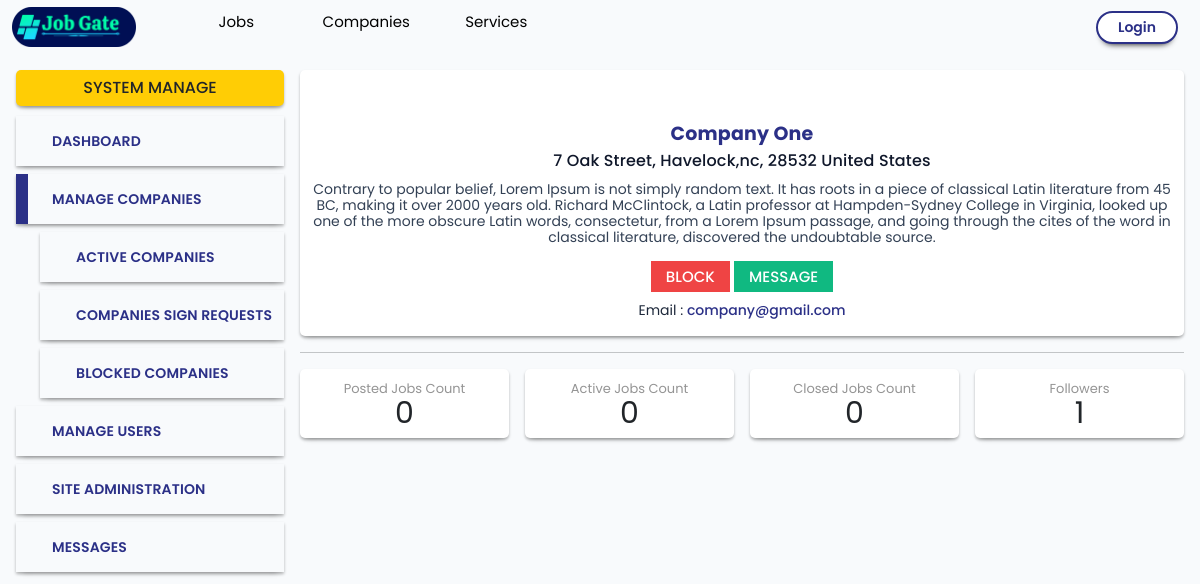
Page /user_admin/view_company_details.php?id=5 on the committed database.
### tables this page shows
CREATE TABLE `companies` (
  `user_id` int(11) NOT NULL,
  `name` varchar(200) NOT NULL,
  `address` varchar(300) NOT NULL,
  `district_id` int(11) DEFAULT NULL,
  `description` text NOT NULL,
  `logo` varchar(30) NOT NULL,
  `website` varchar(200) DEFAULT NULL,
  `linkedin` varchar(200) DEFAULT NULL,
  `mobile` varchar(10) DEFAULT NULL
);

CREATE TABLE `users` (
  `user_id` int(11) NOT NULL,
  `email` varchar(200) NOT NULL,
  `password` varchar(160) NOT NULL,
  `state` int(1) NOT NULL COMMENT '1=active\r\n2=blocked\r\n3=unverified',
  `role_id` int(1) NOT NULL
);

### user_admin/view_company_details.php (the view, shortened to what this page needs)
<!DOCTYPE html>
<html lang="en">
<?php $__siteroot = "."; ?>
<head>
    <?php include($__siteroot . './components/header_links.php');?>
</head>
<body>
    <?php include($__siteroot . './components/navigation.php');?>
    <div class="row gx-0">
        <div class="col-lg-3 px-3 py-3">
            <div class="btn-title">System Manage</div>
            <?php include('./components/admin_menu_card.php');?>
        </div>
        <div class="col-lg-9 py-3 pe-3 ps-3 ps-lg-0">
            <?php
            $id = $_GET['id'];
            $sql = "SELECT a.user_id, b.state, a.name, a.address, a.description, a.logo, a.website, a.linkedin, a.mobile, b.email FROM companies a INNER JOIN users b ON a.user_id = b.user_id WHERE a.user_id='$id'";
            $result = $__conn->query($sql);
            $row = $result->fetch_assoc();
            ?>
            <div class="card-basic">
                <div class="row company-view gx-3">
                    <div class="col-12 d-flex justify-content-center mb-3">
                    </div>
                    <div class="col-12 text-center">
                        <div class="name"><?php echo $row['name']; ?></div>
                        <div class="address"><?php echo $row['address']; ?></div>
                        <div class="desc-1 mt-2 mb-3"><?php echo $row['description']; ?></div>
                        <div class="btn-wrap marg-b">
                            <button class="<?php
                if($row['state'] == 1){
                    echo "btn-red";
                }else if($row['state'] == 2){
                    echo "btn-green";
                } else if($row['state'] == 3){
                    echo "btn-green";
                }?>" onmousedown="changeCompanyState(<?php echo $row['user_id']; ?>,<?php echo ($row['state'] == 1) ? '2' : '1'; ?>)">
                                <?php
                if($row['state'] == 1){
                    echo "Block";
                }else if($row['state'] == 2){
                    echo "Unblock";
                } else if($row['state'] == 3){
                    echo "Verify";
                }?>
                            </button>
                            <a href="send_cmp_message.php?id=<?php echo $row['user_id']; ?>"> <button
                                    class="btn-green">Message</button></a>
                        </div>
                        <div class="special mb-2">
                            Email : <span><?php echo $row['email']; ?></span>
                        </div>
                    </div>
                </div>
            </div>
            <div class="row">
                <div class="col-12">
                    <hr>
                </div>
            </div>
            <div class="row gx-3 gy-3">
                <div class="col-3">
                    <div class="card-basic dashboard-card">
                        <div class="li-desc">Posted Jobs Count</div>
                        <div class="result">
                            <?php
                            $sql = "SELECT COUNT(*) AS count FROM jobs WHERE user_id='$id'";
                            $result = $__conn->query($sql);
                            $row = $result->fetch_assoc();
                            echo $row['count'];
                            ?>
                        </div>
                    </div>
                </div>
                <div class="col-3">
                    <div class="card-basic dashboard-card">
                        <div class="li-desc">Active Jobs Count</div>
                        <div class="result">
                            <?php
                            $sql = "SELECT COUNT(*) AS count FROM jobs WHERE user_id='$id' AND state=1";
                            $result = $__conn->query($sql);
                            $row = $result->fetch_assoc();
                            echo $row['count'];
                            ?>
                        </div>
                    </div>
                </div>
                <div class="col-3">
                    <div class="card-basic dashboard-card">
                        <div class="li-desc">Closed Jobs Count</div>
                        <div class="result">
                            <?php
                            $sql = "SELECT COUNT(*) AS count FROM jobs WHERE user_id='$id' AND state=2";
                            $result = $__conn->query($sql);
                            $row = $result->fetch_assoc();
                            echo $row['count'];
                            ?>
                        </div>
                    </div>
                </div>
                <div class="col-3">
                    <div class="card-basic dashboard-card">
                        <div class="li-desc">Followers</div>
                        <div class="result">
                            <?php
                            $sql = "SELECT COUNT(*) AS count FROM follows WHERE company_id='$id'";
                            $result = $__conn->query($sql);
                            $row = $result->fetch_assoc();
                            echo $row['count'];
                            ?>
                        </div>
                    </div>
                </div>
            </div>
        </div>
    </div>
</body>
</html>

### css/main.css (style rules this page uses)
:root { --blue-1: #2b3087; --blue-2: #4b51ac; --blue-3: #6b71cb; --blue-4: #9fa2e7; --blue-5: #e6e7fe; --green-1: #064e3b; --green-2: #047857; --green-3: #10b981; --green-4: #6ee7b7; --green-5: #ecfdf5; --red-1: #830404; --red-2: #b60303; --red-3: #ef4444; --red-4: #ff9191; --red-5: #fef2f2; --yellow-1: #ffcd05; --yellow-2: #f7ce46; --yellow-3: #f7d977; --yellow-4: #f3e5ab; --yellow-5: #f7f0d9; --bgc-1: #0f172a; --bgc-2: #1e293b; --bgc-3: #334155; --bgc-4: #475569; --bgc-5: #64748b; --bgc-6: #94a3b8; --bgc-7: #cbd5e1; --bgc-8: #e2e8f0; --bgc-9: #f8fafc; --bgc-10: #f8fafc; --shade-light: #ffffff; --shade-dark: #000000cc; --b: #000; --w: #fff; --shadow-btn: 0px 6px 6px -6px #000000; --shadow-box: 0px 6px 6px -6px #0000004f, 0 2px 3px #00000046; --shadow-box2: 0px 6px 6px -6px #0000004f, 0 2px 3px #00000013; }
* { font-family: "Roboto Slab", serif; font-family: "Poppins", sans-serif; }
body { background-color: #f8fafc; user-select: none; }
.btn-green, .btn-green:active, .btn-green:focus { line-height: 15px; padding: 8px 15px; color: #fff; background-color: var(--green-3) !important; font-size: 15px !important; font-weight: 500 !important; border: none !important; text-transform: uppercase !important; }
.btn-red, .btn-red:active, .btn-red:focus { line-height: 15px; padding: 8px 15px; color: #fff; background-color: var(--red-3) !important; font-size: 15px !important; font-weight: 500 !important; border: none !important; text-transform: uppercase !important; }
.company-view .name { font-weight: 700; font-size: 19px; letter-spacing: 0.01em; color: #2b3087; }
.company-view .address { font-weight: 500; font-size: 16px; letter-spacing: 0.01em; color: var(--bgc-1); }
.company-view .desc-1 { font-weight: 400; font-size: 14px; line-height: 16px; color: var(--bgc-3); }
.dashboard-card { text-align: center; }
.dashboard-card .li-desc { font-size: 13px; color: #949494; }
.dashboard-card .result { font-size: 30px; line-height: 30px; }
.btn-title { background-color: var(--yellow-1); padding: 6px 10px; font-weight: 500; text-transform: uppercase; text-align: center; margin-bottom: 10px; border-radius: 5px; box-shadow: var(--shadow-box); }
.card-basic { background-color: var(--w); padding: 10px; box-shadow: var(--shadow-box); border-radius: 5px; }
.special { font-weight: 400; font-size: 14px; line-height: 16px; color: var(--bgc-2); }
.special span { font-weight: 500; font-size: 14px; line-height: 16px; color: var(--blue-1); }

### css/important.css (style rules this page uses)
.marg-b { margin-bottom: 10px !important; }

### rows in the picture
companies: name "Company One", address "7 Oak Street, Havelock,nc, 28532 United States", description "Contrary to popular belief, Lorem Ipsum is not simply random text. It has roots in a piece of classical Latin literature from 45 BC, making it over 2000 years old. Richard McClintock, a Latin professor at Hampden-Sydney College in Virginia, looked up one of the more obscure Latin words, consectetur, from a Lorem Ipsum passage, and going through the cites of the word in classical literature, discovered the undoubtable source.", users.email "company@gmail.com"

### other values in the picture
$row['count'] "0"
$row['count'] "1"
